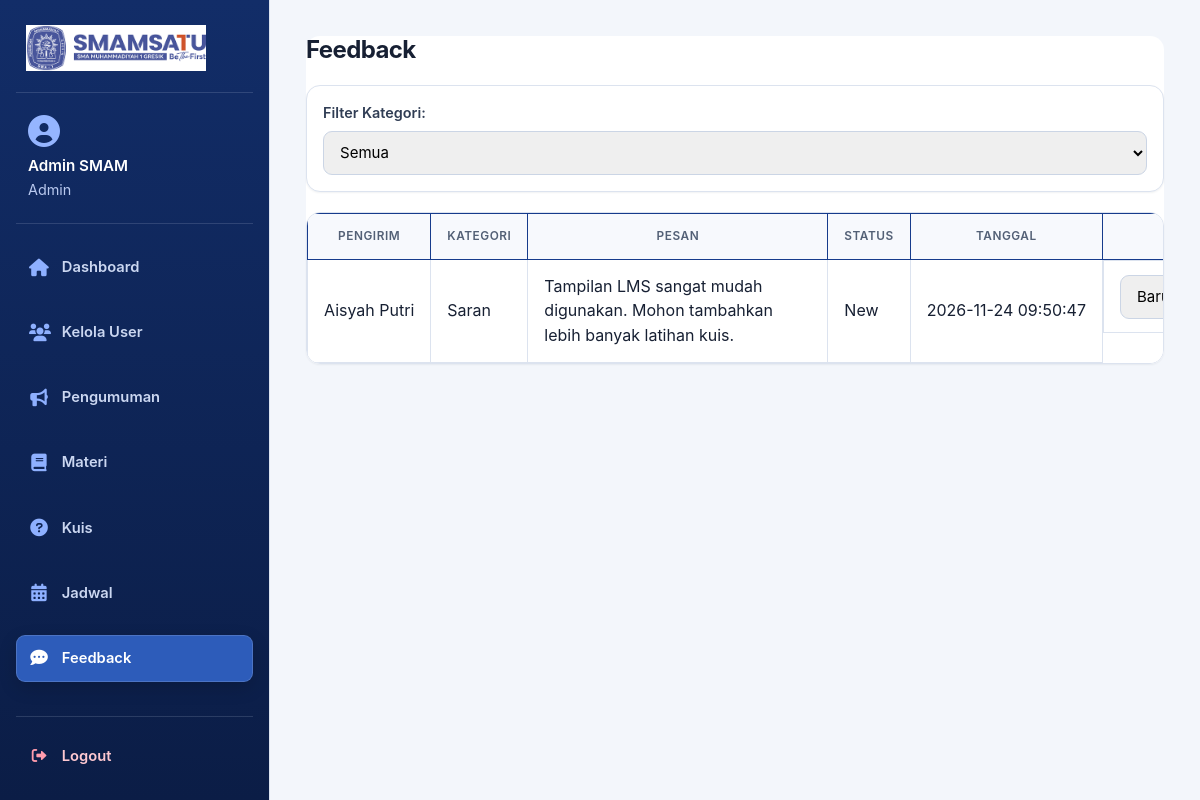
The page /feedback/list.php (signed in) on the database its author committed.
### tables this page shows
CREATE TABLE IF NOT EXISTS feedback (
    id INT AUTO_INCREMENT PRIMARY KEY,
    user_id INT NULL,
    category VARCHAR(100) NOT NULL,
    message TEXT NOT NULL,
    status ENUM('new', 'in_progress', 'resolved') NOT NULL DEFAULT 'new',
    created_at TIMESTAMP DEFAULT CURRENT_TIMESTAMP,
    FOREIGN KEY (user_id) REFERENCES users(id) ON DELETE SET NULL
);

CREATE TABLE IF NOT EXISTS users (
    id INT AUTO_INCREMENT PRIMARY KEY,
    name VARCHAR(150) NOT NULL,
    email VARCHAR(150) NOT NULL UNIQUE,
    password VARCHAR(255) NOT NULL,
    role ENUM('admin', 'teacher', 'student') NOT NULL DEFAULT 'student',
    class VARCHAR(100) NULL,
    subject VARCHAR(100) NULL,
    nis VARCHAR(50) NULL UNIQUE,
    created_at TIMESTAMP DEFAULT CURRENT_TIMESTAMP
);

### feedback/list.php (the view, shortened to what this page needs)
<?php
require '../includes/db.php';
$filter = $_GET['category'] ?? 'all';
if ($filter === 'all') {
    $stmt = $pdo->query("SELECT f.*, u.name AS user_name
                         FROM feedback f
                         LEFT JOIN users u ON f.user_id = u.id
                         ORDER BY f.created_at DESC");
}
$feedbacks = $stmt->fetchAll(PDO::FETCH_ASSOC);
?>
<!DOCTYPE html>
<html lang="id">
<head>
    <link rel="stylesheet" href="https://cdnjs.cloudflare.com/ajax/libs/font-awesome/6.0.0-beta3/css/all.min.css">
    <link rel="stylesheet" href="../assets/css/style.css">
</head>
<body class="app-layout">
    <?php include '../layout/sidebar.php'; ?>
    <main class="main-content">
        <div class="container">
            <h2>Feedback</h2>
            <form method="get" class="filter-form">
                <label>Filter Kategori:
                    <select name="category" onchange="this.form.submit()">
                        <option value="all" <?= $filter=='all'?'selected':'' ?>>Semua</option>
                    </select>
                </label>
            </form>
            <div class="table-container">
                <table>
                    <thead>
                        <tr>
                            <th>Pengirim</th>
                            <th>Kategori</th>
                            <th>Pesan</th>
                            <th>Status</th>
                            <th>Tanggal</th>
                            <th>Aksi</th>
                        </tr>
                    </thead>
                    <tbody>
                        <?php foreach ($feedbacks as $f): ?>
                        <tr>
                            <td><?= htmlspecialchars($f['user_name'] ?? 'Anonim') ?></td>
                            <td><?= ucfirst($f['category']) ?></td>
                            <td style="white-space: normal; min-width: 300px;"><?= htmlspecialchars($f['message']) ?></td>
                            <td><?= ucfirst($f['status']) ?></td>
                            <td><?= $f['created_at'] ?></td>
                            <td class="action-cell" style="min-width: 150px;">
                                <form method="post">
                                    <select name="status" onchange="this.form.submit()">
                                        <option value="new" <?= $f['status']=='new'?'selected':'' ?>>Baru</option>
                                    </select>
                                </form>
                            </td>
                        </tr>
                        <?php endforeach; ?>
                    </tbody>
                </table>
            </div>
        </div>
    </main>
</body>
</html>

### rows shown on the page
feedback: user.name "Aisyah Putri", category "Saran", message "Tampilan LMS sangat mudah digunakan. Mohon tambahkan lebih banyak latihan kuis.", status "New", created_at "2026-11-24 09:50:47", status "Baru"

### other values the page prints
$_SESSION['name'] "Admin SMAM"
$_SESSION['role'] "Admin"
$label "Dashboard Kelola User Pengumuman Materi Kuis Jadwal Feedback"
